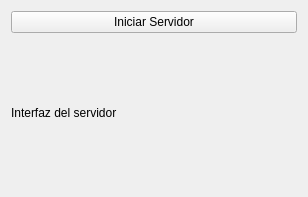
<?xml version="1.0" encoding="UTF-8"?>
<ui version="4.0">
 <class>Widget</class>
 <widget class="QWidget" name="Widget">
  <property name="geometry">
   <rect>
    <x>0</x>
    <y>0</y>
    <width>308</width>
    <height>197</height>
   </rect>
  </property>
  <property name="windowTitle">
   <string>Widget</string>
  </property>
  <layout class="QGridLayout" name="gridLayout_3">
   <item row="0" column="0">
    <layout class="QGridLayout" name="gridLayout_2">
     <item row="0" column="0">
      <layout class="QGridLayout" name="gridLayout">
       <item row="2" column="0">
        <widget class="QLabel" name="Servidor_Guia">
         <property name="text">
          <string>Interfaz del servidor</string>
         </property>
        </widget>
       </item>
       <item row="1" column="0">
        <widget class="QPushButton" name="iniciar">
         <property name="text">
          <string>Iniciar Servidor</string>
         </property>
        </widget>
       </item>
      </layout>
     </item>
    </layout>
   </item>
  </layout>
 </widget>
 <resources/>
 <connections/>
</ui>
